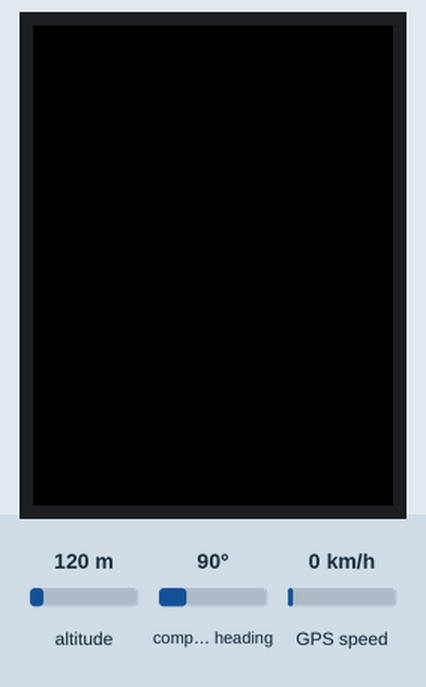
Simulated run of this sketch. Board: Arduino Mega 2560, built with avr-gcc and run on an emulated ATmega2560. Shown: 240×320 colour display. The inputs (shaded band) are chosen by the test bench; at power-on: altitude 120 m, compass heading 90°, GPS speed 0 km/h. The GPS gets a fix after 3 s at 37.7749, -122.4194 with 8 satellites; what the sketch prints to the serial monitor is not drawn.

Above: at 0.3 s.

The sketch:

GPS_With_TFT.ino
```cpp
/* Original using GPS_MEGA, so can't use "Kitchen_Sink" Libraries different.
 *  Arduino MEGA
 * Good on Pin19
 * To read on serial monitor @ 115200 baud
 * Blacks screen, writes Position and Lat and value at top
 */

// TFT SETUP START *********************************************************************************************************************
#include <Arduino.h>
#define USE_ADAFRUIT_SHIELD_PINOUT 1
#include <Adafruit_GFX.h>                                      //added Adafruit GFX with BIO Whatever also
#include <MCUFRIEND_kbv.h>                                     //added mcufriend.kbv
MCUFRIEND_kbv tft;

#define BLACK   0x0000
#define BLUE    0x001F
#define RED     0xF800
#define GREEN   0x07E0
#define CYAN    0x07FF
#define MAGENTA 0xF81F
#define YELLOW  0xFFE0
#define WHITE   0xFFFF

float B;
int delta = 50;                  // 50 was middle of screen, 0 is top of screen, 100 at bottom of screen
int clockCenterX=120;            // 120 is center, 60 shifts left, 230 shifts right
int clockCenterY=110+delta;      // 110 is center, 0 is up, 220 is down   (not all the way to the center in both up & down)

#include <Wire.h>
#include <Adafruit_Sensor.h>
// TFT SETUP END **********************************************************************************************************************

#include <TinyGPS.h>
//long   lat,lon; // create variable for latitude and longitude object
float lat,lon;
TinyGPS gps; // create gps object

void setup(){

Serial.begin(115200); // connect serial
Serial.println("The GPS Received Signal:");
Serial1.begin(9600); // connect gps sensor

//}

// TFT VOID SETUP BEGIN *****************************************************************************************************
//Serial.begin(9600);

  uint16_t identifier = tft.readID();

    tft.begin(identifier);
    tft.fillScreen(BLACK);                                     // Unsure, seemed to have no effect
    tft.setRotation(0);                                        // Flips Rotation 180 from 0 to 2

    return;

  }
  void drawDisplay(float B)

{

  drawDisplay(B);

  delay (1000);

   }

// TFT VOID SETUP END *****************************************************************************************************

void loop(){
    while(Serial1.available()){ // check for gps data
    if(gps.encode(Serial1.read()))// encode gps data
    {
    gps.f_get_position(&lat,&lon); // get latitude and longitude

    tft.setTextColor(GREEN,BLACK);  tft.setTextSize(3);
    tft.setCursor(5, 10);tft.println("Position: ");

    //Latitude
    tft.print("LAT    ");
    tft.println(lat,3);             //Limited to 3 digits past decimal point

    Serial.print(",");

    //Longitude
    tft.print("LONG  ");
    tft.println(lon,3);

    gps.f_speed_mph();             // SPEED!!!!!
    tft.println("SPEED    ");
   // tft.print(gps.speed.mph,0);


 delay(2000);                      // Otherwise it erases right away "flashes"
 tft.fillScreen(BLACK);

   }
  }
 }
```
